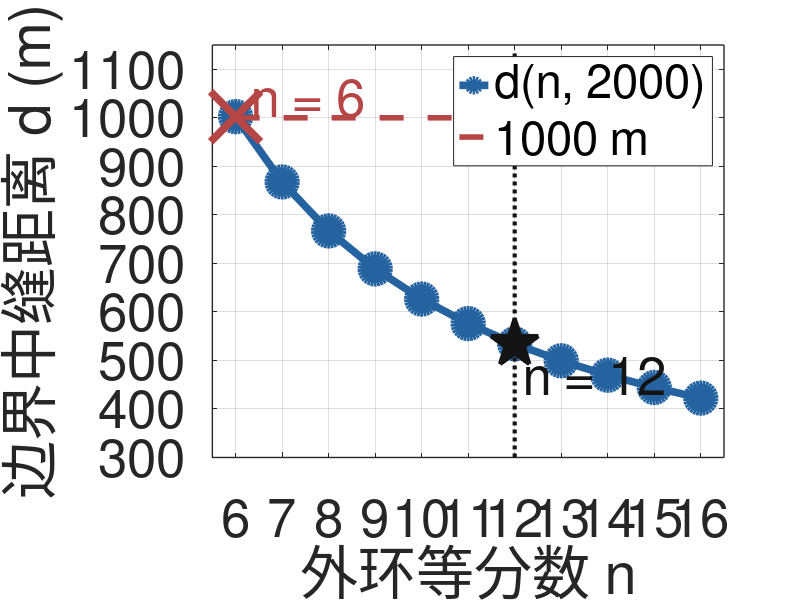

MATLAB code for this plot: (Note: this script raises an error after producing the figure.)
% 图30（当前论文源文件名 q4_ring_ablation）
% 北太天元原生脚本：按题设公式重算外环边界中缝距离。
clear;
n = 6:16;
d = sqrt(2000^2 + 1800^2 - 2*2000*1800*cos(pi./n));

blue = [0.141 0.388 0.627];
red = [0.714 0.271 0.271];
black = [0.08 0.08 0.08];

f = figure('Name','图30 外环等分数灵敏度','Color','white');
set(f,'Position',[80 80 1200 720]);
hold on;
plot(n,d,'o-','Color',blue,'LineWidth',5.5,'MarkerSize',20,'MarkerFaceColor',blue);
plot([6 16],[1000 1000],'--','Color',red,'LineWidth',4.0);
plot([12 12],[300 1140],':','Color',black,'LineWidth',3.0);
plot(6,d(1),'x','Color',red,'LineWidth',5.5,'MarkerSize',36);
plot(12,d(7),'p','Color',black,'LineWidth',3.0,'MarkerSize',36,'MarkerFaceColor',black);

xlabel('外环等分数 n','FontSize',42);
ylabel('边界中缝距离 d (m)','FontSize',42);
set(gca,'FontSize',38,'LineWidth',1.0,'XTick',n,'XLim',[5.5 16.5],'YLim',[300 1150],'YTick',300:100:1100);
grid on;
legend('d(n, 2000)','1000 m','Location','northeast','FontSize',34);
text(6.35,1042,'n = 6','Color',red,'FontSize',38);
text(12.18,470,'n = 12','Color',black,'FontSize',38);
box on;

fid = fopen('/Users/seint/Desktop/CUMCM2026B-Q3-reviewed/review/beitai/20260913-native/logs/fig30_native.txt','w');
fprintf(fid,'DRAW_SCRIPT_COMPLETE figure=30\n');
fprintf(fid,'formula=d(n)=sqrt(2000^2+1800^2-2*2000*1800*cos(pi/n))\n');
fprintf(fid,'n=6 d=%.15f\n',d(1));
fprintf(fid,'n=12 d=%.15f\n',d(7));
fclose(fid);
